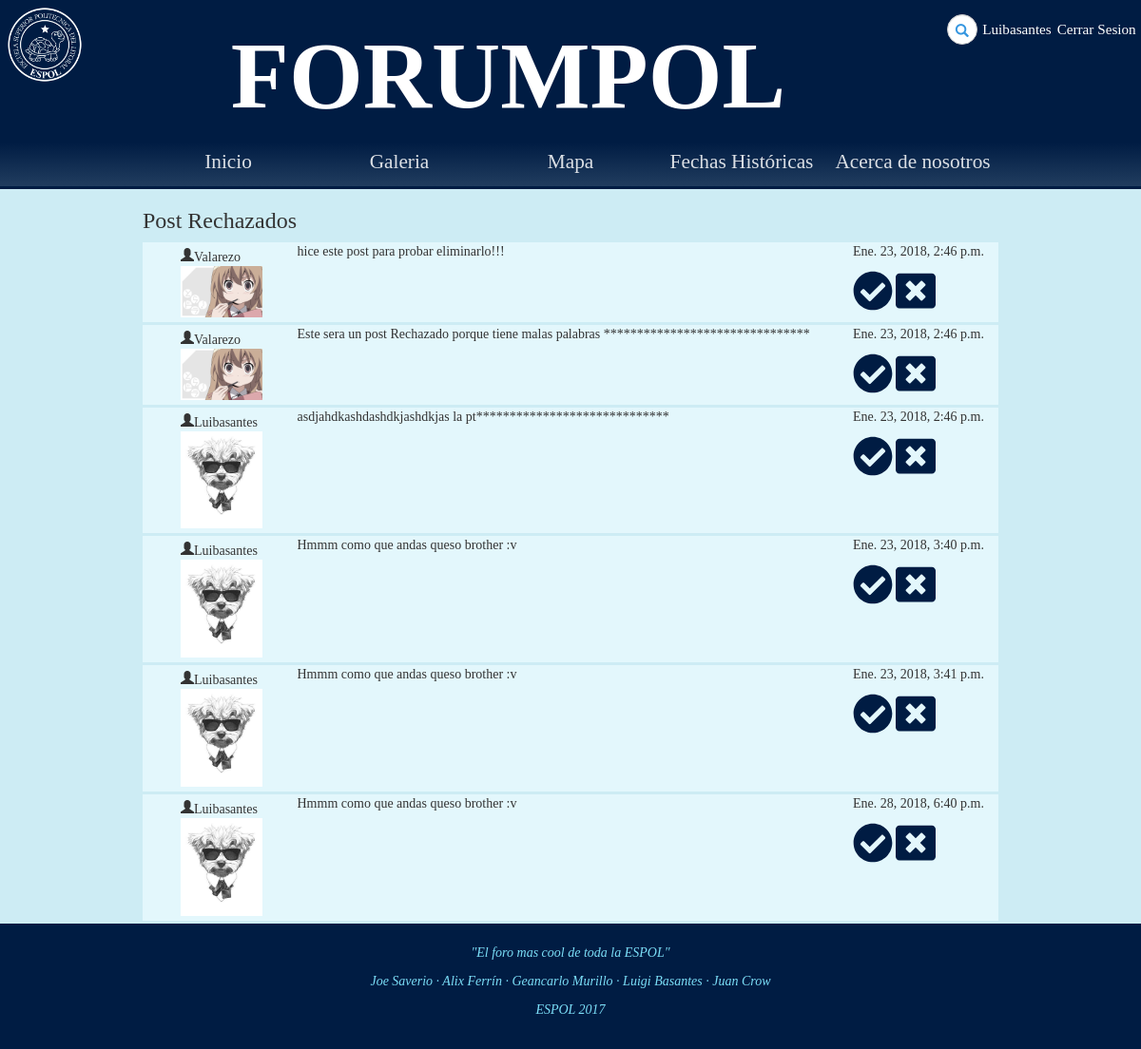
/foro/anuncios/rechazados/ (signed in), run on the app's committed database.
### Foro/models.py (models this page shows, shortened)
class Post(models.Model):
	reply_to = models.ForeignKey('self',blank=True, null=True,on_delete=models.SET_NULL)
	content = models.TextField(max_length=500, default='')
	image = models.ImageField(upload_to=upload_location, blank=True,null=True)
	owner = models.ForeignKey(User,null=True,on_delete=models.SET_NULL)
	date = models.DateTimeField(auto_now=True)
	aprobado = models.NullBooleanField(default=None,null=True)

### accounts/models.py (models this page shows, shortened)
class UserProfile(models.Model):
	user = models.OneToOneField(User,on_delete=models.CASCADE)
	city = models.CharField(max_length=25, default='')
	website = models.URLField(default='')
	phone = models.IntegerField(default=0)
	image = models.ImageField(upload_to= upload_location, blank=True)
	moderador = models.BooleanField(default=False)

### Foro/views.py (the view)
# urls.py: url(r'anuncios/rechazados/$', login_required(views.rechazar_post), name='rechazar_post'),
def rechazar_post(request):
	username = request.user
	if not (username.userprofile.moderador or username.is_staff):
		return PermissionDenied
	posts = Post.objects.filter(aprobado=False)
	if len(posts) > 0:
		return render(request, "Foro/aprobar.html", {'usuario':username,'posts':posts, 'titulo':"Post Rechazados"})
	else:
		return render(request, "Foro/aprobar.html", {'usuario': username, 'titulo': "No hay Post Rechazados"})

### Foro/templates/Foro/aprobar.html (shortened to what this page needs)
{% extends 'Foro/base.html' %}
{% load static from staticfiles %}
{% block estilo %}<link rel="stylesheet" type="text/css" href="{% static 'css/hilo.css' %}">{% endblock %}
{% block body %}
    <div id="hilo" class="col-9">
        <h3 class="post-topic">{{ titulo }} </h3>
        {% for post in posts %}
            <div class="container-fluid rep">
                <div class="poster">
                    <div class="poster-info">
                        <span class="glyphicon glyphicon-user">{{post.owner.username}}</span>
                        {% if post.owner.userprofile.image %}
                            <a href="{{post.owner.userprofile.image.url}}"><img  src="{{post.owner.userprofile.image.url}}"  width=500 alt="ImagenResputa"></a>
                        {% endif %}
                    </div>
                </div>
                <div class="post-area">
                    <p>{{post.content}}</p>
                </div>
                <div class="post-num">
                    <p>{{post.date}}</p>
					<a id="{{ post.pk }}"  href="{% url 'foro:aprobado' post.id 1%}" role="button"><i class="fas fa-check-circle fa-3x icon" ></i></a>
					<a id="{{ post.pk }}"  href="{% url 'foro:aprobado' post.id 0%}" role="button"><i class="fas fa-window-close fa-3x icon"></i></a>
                </div>
            </div>
        {% endfor %}
    </div>
{% endblock %}

### Foro/templates/Foro/base.html (shortened to what this page needs)
<!DOCTYPE html>
<html>
	<head>
        {% load staticfiles %}
		<link rel="stylesheet" type="text/css" href="{% static 'css/bootstrap.css' %}">
		<link rel="stylesheet" type="text/css" href="{% static 'css/estilo.css' %}">
		{% block estilo %}{% endblock %}
	</head>
	<body>
		<div id="cabecera" class="col-12">
			<span class="logo col-1"><img class ="imagen" src="{% static 'images/espol.png' %}" alt="icono"></span>
			<h2 class = 'col-9'>FORUMPOL</h2>
			<div id="header-opts" class="col-4">
				<div id="buscar" class="col-6">
					<form action="search" class="search-form">
					    <div class="form-group has-feedback">
					        <input type="text" class="form-control" name="search" id="search" placeholder="Buscar...">
					        <span class="glyphicon glyphicon-search form-control-feedback"></span>
					    </div>
					</form>
				</div>
				<h4 class="col-3 user"><a href="{% url 'accounts:view_profile' user.id%}">{{ user }}</a></h4>
				<h4 class="col-3 log"><a href="{% url 'accounts:log_out' %}">Cerrar Sesion</a></h4>
			</div>
		</div>
		<nav id="navegation-bar" class="col-12">
			<ul id="menu">
				<li class="elemento-opcion"><a href="{% url 'foro:index' %}">Inicio</a></li>
				<li class="elemento-opcion"><a href="{% url 'foro:galeria' %}">Galeria</a></li>
				<li class="elemento-opcion"><a href="{% url 'foro:mapa' %}">Mapa</a></li>
				<li class="elemento-opcion"><a href="{% url 'foro:timeline' %}">Fechas Históricas</a></li>
				<li class="elemento-opcion"><a href="{% url 'foro:acerca_de' %}">Acerca de nosotros</a></li>
			</ul>
		</nav>
        {% block body %}
        {% endblock %}
		<footer>
			<p><i>"El foro mas cool de toda la ESPOL"</i></p>
			<p><i>Joe Saverio · Alix Ferrín · Geancarlo Murillo · Luigi Basantes · Juan Crow</i></p>
			<p><i>ESPOL 2017</i></p>
		</footer>
	</body>
</html>

### Foro/static/css/estilo.css (style rules this page uses)
* { box-sizing: border-box; font-family: "Libre Baskerville"; }
.col-1 { width: 8.33%; }
.col-3 { width: 25%; }
.col-4 { width: 33.33%; }
.col-6 { width: 50%; }
.col-9 { width: 75%; }
.col-12 { width: 100%; }
#cabecera { background-color: #001C43; margin: 0px; overflow: hidden; display: flex; padding: 5px; }
#cabecera h4 a { font-family: "Libre Baskerville"; }
body { top: -20px; bottom: -20px; background-color: white; background-size:cover; height: 100%; background-color: rgb(205, 236, 244); font-family: "Libre Baskerville"; }
#cabecera h2 { margin-top: 20px; font-size: 100px; color: white; text-align: center; font-weight: bold; font-family: "Libre Baskerville"; padding-left: 120px; }
#cabecera img { width: 100%; }
.user, .log { text-align: center; }
#menu { margin: 0; padding: 0; list-style: none; }
nav#navegation-bar { background: linear-gradient(#001C43, #213D5F); text-align: center; border-bottom-style: solid; border-bottom-color: #001C43; }
ul#menu { display: inline-block; width: 75%; }
ul li.elemento-opcion { padding: 0; margin: 0; float: left; width: 20%; height: 40px; text-align: center; line-height: 40px; font-size: 20px; }
ul li.elemento-opcion a { text-decoration: none; color: white; display: block; opacity: 0.85; font-size: 1.065em; }
footer { background-color: #001C43; color: #7bdef7; padding: 1.5em; text-align: center; position: re; width: 100%; }
#buscar { padding-top: 10px; }
.form-group { margin-bottom: 0; }
.search-form .form-group { float: right !important; transition: all 0.35s, border-radius 0s; width: 32px; height: 32px; background-color: #fff; box-shadow: 0 1px 1px rgba(0, 0, 0, 0.075) inset; border-radius: 25px; border: 1px solid #ccc; }
.search-form .form-group input.form-control { padding-right: 20px; border: 0 none; background: transparent; box-shadow: none; display:block; }
.search-form .form-group span.form-control-feedback { position: absolute; top: -1px; right: -2px; z-index: 2; display: block; width: 34px; height: 34px; line-height: 34px; text-align: center; color: #3596e0; left: initial; font-size: 14px; }
#header-opts h4 { padding-top: 5px; color: white; }
#header-opts { display: flex; }
#header-opts h4 { padding-left: 15px; padding-left: 0px; font-size: 19px; }
#header-opts a { color: white; font-family: "Verdana"; font-size: 0.8em; }

### Foro/static/css/hilo.css (style rules this page uses)
#hilo { margin: 0 auto; }
.poster { width: 15%; }
.post-area { overflow: hidden; flex-grow: 1; }
.poster-info img { width: 85%; }
.rep div[class="poster"] { padding: 5px; }
.rep { padding-left: 35px; background-color: #E3F7FC; margin: 3px auto; display: flex; }
.rep .poster-info img { width: 73%; }
.fa-check-circle { color: #001c43; }
.fa-window-close { color: #001c43; }

### data on the page
Post: owner.username "Valarezo", owner.userprofile.image (picture), content "hice este post para probar eliminarlo!!!", date "Ene. 23, 2018, 2:46 p.m."
Post: owner.username "Valarezo", owner.userprofile.image (picture), content "Este sera un post Rechazado porque tiene malas palabras *******************************", date "Ene. 23, 2018, 2:46 p.m."
Post: owner.username "Luibasantes", owner.userprofile.image (picture), content "asdjahdkashdashdkjashdkjas la pt*****************************", date "Ene. 23, 2018, 2:46 p.m."
Post: owner.username "Luibasantes", owner.userprofile.image (picture), content "Hmmm como que andas queso brother :v", date "Ene. 23, 2018, 3:40 p.m."
Post: owner.username "Luibasantes", owner.userprofile.image (picture), content "Hmmm como que andas queso brother :v", date "Ene. 23, 2018, 3:41 p.m."
Post: owner.username "Luibasantes", owner.userprofile.image (picture), content "Hmmm como que andas queso brother :v", date "Ene. 28, 2018, 6:40 p.m."

### other printed values
{{ user }} "Luibasantes"
{{ titulo }} "Post Rechazados"
